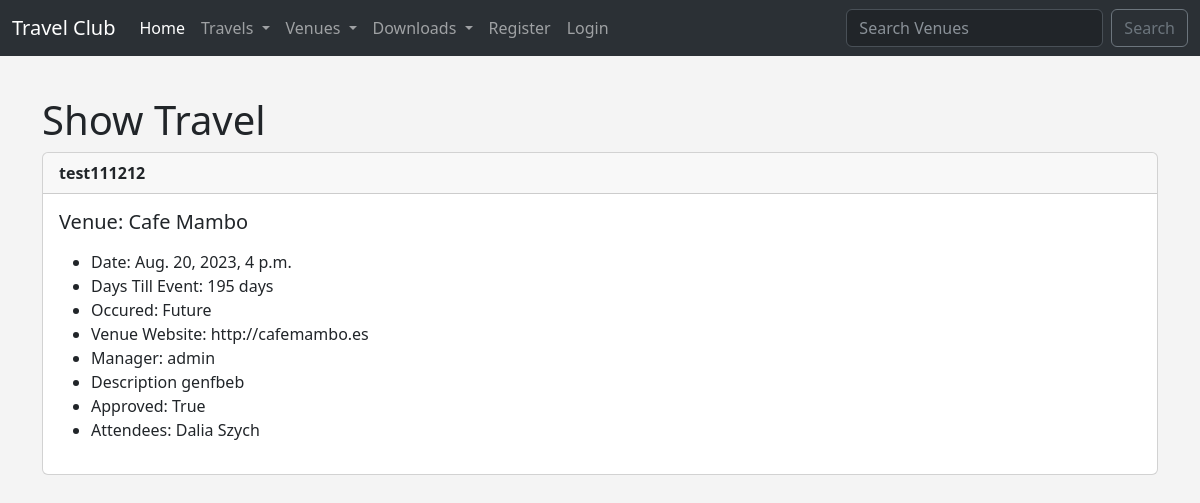
Screenshot of /show_travel/14 with the database file from the repository.
### travel/models.py (models this page shows)
class Travel(models.Model):
    name = models.CharField('Travel Name', max_length=120)
    travel_date = models.DateTimeField('Travel Date')
    venue = models.ForeignKey(
        Venue, blank=True, null=True, on_delete=models.CASCADE)
    manager = models.ForeignKey(User, blank=True, null=True, on_delete=models.SET_NULL)
    description = models.TextField(blank=True)
    attendees = models.ManyToManyField(TravelUser, blank=True)
    approved = models.BooleanField('Approved', default=False)
    def __str__(self):
        return self.name
    @property
    def Days_till(self):
        today = date.today()
        days_till = self.travel_date.date() - today
        days_till_stripped = str(days_till).split(',', 1)[0]
        return days_till_stripped
    @property
    def Is_Past(self):
        today = date.today()
        if self.travel_date.date() < today:
            thing = 'Past'
        else:
            thing = 'Future'
        return thing

class Venue(models.Model):
    name = models.CharField('Venue Name', max_length=120)
    address = models.CharField(max_length=300)
    zip_code = models.CharField('Zip Code', max_length=15)
    phone = models.CharField('Contact Phone', max_length=25, blank=True)
    web = models.URLField('Website Address', blank=True)
    email_address = models.EmailField('Email', blank=True)
    owner = models.IntegerField('Venue Owner', blank=False, default=1)
    venue_image = models.ImageField(null=True, blank=True, upload_to='images/')
    def __str__(self):
        return self.name

class TravelUser(models.Model):
    first_name = models.CharField(max_length=30)
    last_name = models.CharField(max_length=30)
    email = models.EmailField('User Email')
    def __str__(self):
        return self.first_name + ' ' + self.last_name

### travel/views.py (the view)
# urls.py: path('show_travel/<travel_id>', views.show_travel, name='show-travel'),
def show_travel(request, travel_id):
    travel = Travel.objects.get(pk=travel_id)
    return render(request, 'travel/show_travel.html', {'travel': travel})

### travel/templates/travel/show_travel.html (shortened to what this page needs)
{% extends 'travel/base.html' %}
{% block content %}
<h1>Show Travel</h1>
{% if travel.approved %}
<div class="card">
    <div class="card-header">
        <strong>{{ travel }}</strong>
    </div>
    <div class="card-body">
      <h5 class="card-title">Venue: {{ travel.venue }}</h5>
      <p class="card-text">
        <ul>
            <li>Date: {{ travel.travel_date }} </li>
            <li>Days Till Event: {{ travel.Days_till }}</li>
            <li>Occured: {{ travel.Is_Past }}</li>
            <li>Venue Website: {{ travel.venue.web }} </li>
            <li>Manager: {{ travel.manager }} </li>
            <li>Description {{ travel.description }} </li>
            <li>Approved: {{ travel.approved }}</li>
            <li>Attendees:
            {% for user in travel.attendees.all %}
            {{ user }}
            {% endfor %}
        </li>
        </ul>
      </p>
    </div>
  </div>
  <br>
  {% endif %}
{% endblock %}

### travel/templates/travel/base.html (style rules this page uses)
body { background: #f4f4f4 ; }

### rows the page displays
Travel: name "test111212", venue "Cafe Mambo", travel_date "Aug. 20, 2023, 4 p.m.", Days_till "195 days", Is_Past "Future", venue.web "http://cafemambo.es", manager "admin", description "genfbeb", approved "True"
TravelUser: first_name+last_name "Dalia Szych"
